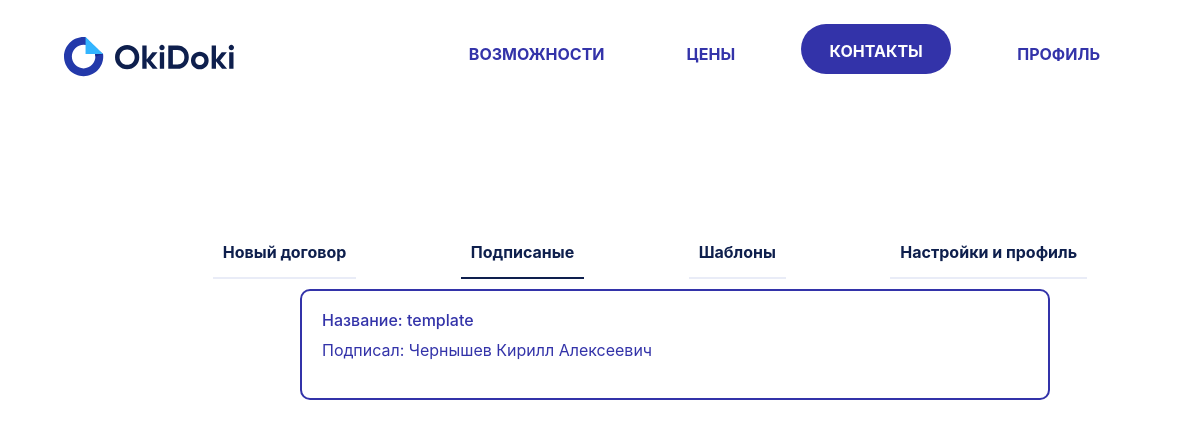
The page /work/signature (signed in) on the database as committed earlier.
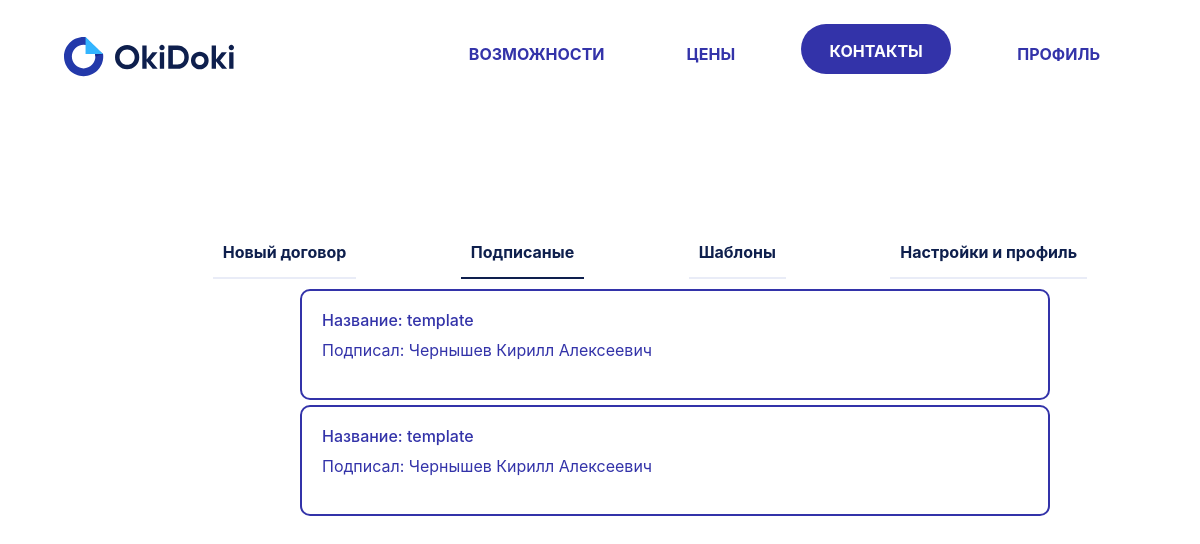
The same page on the database as committed later.
### work/models.py (models this page shows, shortened)
class SignatureDocx(models.Model):
    template = models.ForeignKey(Template, on_delete=models.CASCADE)
    client = models.ForeignKey(User, on_delete=models.CASCADE, blank=True, null= True)
    file = models.FileField(verbose_name="Подписанный докумет", upload_to='/'.join(['content']), blank=True, null=True)
    class Meta:
        managed = True
        verbose_name = 'SignatueDocx'
        verbose_name_plural = 'SignatueDocxs'

class Template(models.Model):
    user = models.ForeignKey(User, on_delete=models.CASCADE)
    name = models.CharField(max_length=200)
    file = models.FileField(verbose_name="Шаблон", upload_to=content_file_name)
    class Meta:
        managed=True
        verbose_name = 'Template'
        verbose_name_plural = 'Templates'

### accounts/models.py (models this page shows, shortened)
class User(AbstractUser):
    name = models.CharField(verbose_name="Name", max_length=100, blank=True, null=True)
    phone = models.CharField(verbose_name="Phone", max_length=100, blank=True, null=True)
    email = models.CharField(verbose_name="Email", max_length=100, blank=True, null=True)
    date_burn = models.DateField(verbose_name="birthday", blank=True, null=True)
    pasport = models.CharField(verbose_name="pasport's seria and number", max_length=20, blank=True, null=True)
    pasport_otdel = models.CharField(verbose_name="who gives pasport", max_length=250, blank=True, null=True)
    pasport_code = models.CharField(verbose_name="pasport code", max_length=50, blank=True, null=True)
    date_pasport = models.DateField(verbose_name="pasport date", blank=True, null=True)
    registr = models.TextField(verbose_name="from", blank=True, null=True)
    organisation = models.CharField(verbose_name="full organisation name", max_length=200, blank=True, null=True)
    inn = models.CharField(max_length=100, blank=True, null=True)
    ogrn = models.CharField(max_length=100, blank=True, null=True)
    name_bank = models.CharField(max_length=100, blank=True, null=True)
    bik = models.CharField(max_length=100, blank=True, null=True)
    schet = models.CharField(max_length=100, blank=True, null=True)
    korp_schet = models.CharField(max_length=100, blank=True, null=True)
    code = models.CharField(max_length=10, blank=True, null=True)
    class Meta:
        managed=True
        verbose_name = 'User'
        verbose_name_plural = 'Users'

### work/views.py (the view, shortened to what this page needs)
# urls.py: path('work/', include('work.urls')),
def work(req, page):
    try:
        messages = []
        user = User.objects.get(phone=req.user.phone)
        templates = user.template_set.all().values()
        form = TemplateUpload()
        signatures = []
        for template in user.template_set.all():
            signatured = template.signaturedocx_set.all().values()
            for i, el in enumerate(signatured):
                if el['client_id']:
                    signatured[i]['name'] = Template.objects.get(id = el['template_id']).name
                    signatured[i]['user_name'] = User.objects.get(id = int(el['client_id'])).name
                    signatures.append(signatured)
        if len(signatures) == 0:
            for signatured in user.signaturedocx_set.all().values():
                signatured['name'] = Template.objects.get(id = signatured['template_id']).name
                signatured['user_name'] = Template.objects.get(id = signatured['template_id']).user
                signatures.append([signatured])
        return render(req, 'work/work.html',
        {
            'page': page,
            'user': user,
            'templates': templates,
            'signatures': [signatures[0]],
            'form': form,
            'messages': messages
        })
    except Exception as e:
        print(e)
        return redirect('main')

### templates/work/work.html (shortened to what this page needs)
{% extends "../base.html" %}
{% load static %}
{% block work %}
<link rel="stylesheet" href="https://stackpath.bootstrapcdn.com/bootstrap/4.2.1/css/bootstrap.min.css">
<link rel="stylesheet" href="{% static 'work.css' %}">
    {% if user.organisation != None %}
        <div class="nav-bar">
            <ul>
                <li class="navItem" id="newDoc"><a href="/work/newDoc">Новый договор</a></li>
                <li class="navItem" id="signature"><a href="/work/signature">Подписаные</a></li>
                <li class="navItem" id="templates"><a href="/work/templates">Шаблоны</a></li>
                <li class="navItem" id="settings"><a href="/work/settings">Настройки и профиль</a></li>
            </ul>
        </div>
    {% endif %}
    {% if page == "signature" %}
    <div style="margin: 25px auto;">
        {% for signature in signatures %}
            {% for el in signature %}
            {% if el.name %}
              <a href="/work/viewSignature/{{el.id}}">
                    <div class="card" style="width: 750px; margin: 5px 25%; border: #3333a9 solid 2px; border-radius: 10px;">
                        <div class="card-body">
                        <h6 style="color: #3333a9;">Название: {{el.name}}</h6>
                        <p style="color: #3333a9;">Подписал: {{el.user_name}}</p>
                        </div>
                    </div>
                </a>
            {% endif %}
            {% endfor %}
        {% endfor %}
    </div>
    {% endif %}
  <br><br><br>
{% endblock work %}

### templates/base.html (shortened to what this page needs)
{% load static %}
<!DOCTYPE html>
<html lang="en">
<head>
    <link rel="stylesheet" href="https://stackpath.bootstrapcdn.com/bootstrap/4.2.1/css/bootstrap.min.css">
    <link rel="stylesheet" href="{% static 'main.css' %}">
    <link rel="stylesheet" href="{% static 'accounts.css' %}">
    <link href="{% static 'navbar.css' %}" rel="stylesheet" type="text/css" />
</head>
<body>
    {% block nav %}
    <nav class="header header__container navbar navbar-expand-lg navbar-light ml-5 mr-5 mt-4 ">
      <a class="navbar-brand" href="/"><img src="{% static 'img/logo-full.svg' %}" alt="OkiDoki logo" /></a>
      <div class="mr-auto header__nav" id="navbarSupportedContent">
        <ul class="ml-auto menu header__menu">
            <li class="menu__item" style="margin-left: 50px; margin-top: 10px;"><a href="#" class="nav-link nav-text" style="color: #3333a9; font-weight: bold;">Возможности</a></li>
            <li class="menu__item" style="margin-left: 50px; margin-top: 10px;"><a href="#" class="nav-link nav-text" style="color: #3333a9; font-weight: bold;">Цены</a></li>
            <li class="menu__item" style="margin-left: 50px;"><a href="#" class="nav-link nav-text" style="color: #fff; background-color: #3333a9; border-radius: 25px; width: 150px; height: 50px; font-weight: bold; text-align: center; padding-top: 15px;">Контакты</a></li>
            {% if request.user.is_authenticated %}
                <li class="nav-item menu__item" style="margin-left: 50px; margin-top: 10px;"><a href="/work/settings" class="nav-link nav-text" style="color: #3333a9; font-weight: bold;">Профиль</a></li>
            {% endif %}
        </ul>
      </div>
    </nav>
    {% endblock nav %}
    {% if request.user.is_authenticated %}
      {% block work %}
      {% endblock work %}
    {% endif %}
</body>
</html>

### static/css/main.css (style rules this page uses)
body { font: 12pt "Gilroy", sans-serif; min-height: 100%; }
* { padding: 0px 0px 0px 0px; margin: 0px 0px 0px 0px; box-sizing: border-box; outline: 0; -webkit-tap-highlight-color: transparent; }

### static/css/navbar.css (style rules this page uses)
.header__nav { position: absolute; right: 36px; display: block; }
.header__menu { display: flex; position: relative; z-index: 2; }
.header__menu li { list-style: none; margin: 0px 0px 0px 36px; font-size: 16px; text-transform: uppercase; text-decoration: none; }

### static/css/work.css (style rules this page uses)
.nav-bar .navItem a { color: #0e1f4d; }
.nav-bar { display: inline; margin-bottom: 40px; grid-gap: 50px; gap: 50px; white-space:nowrap; text-align: center; }
.navItem { display: inline; flex: 1 1; flex-shrink: 0; flex-wrap: nowrap; text-align: center; font-weight: 700; color: #0e1f4d; border-bottom: 2px solid #e9ecf7; padding: 15px 10px; white-space: nowrap; transition: .32s; margin-left: 100px; }
.navItemActive { border-color: #0e1f4d; }

Rows that differ between the two databases and show on the page:
added SignatureDocx: name "template", user_name "Чернышев Кирилл Алексеевич"
